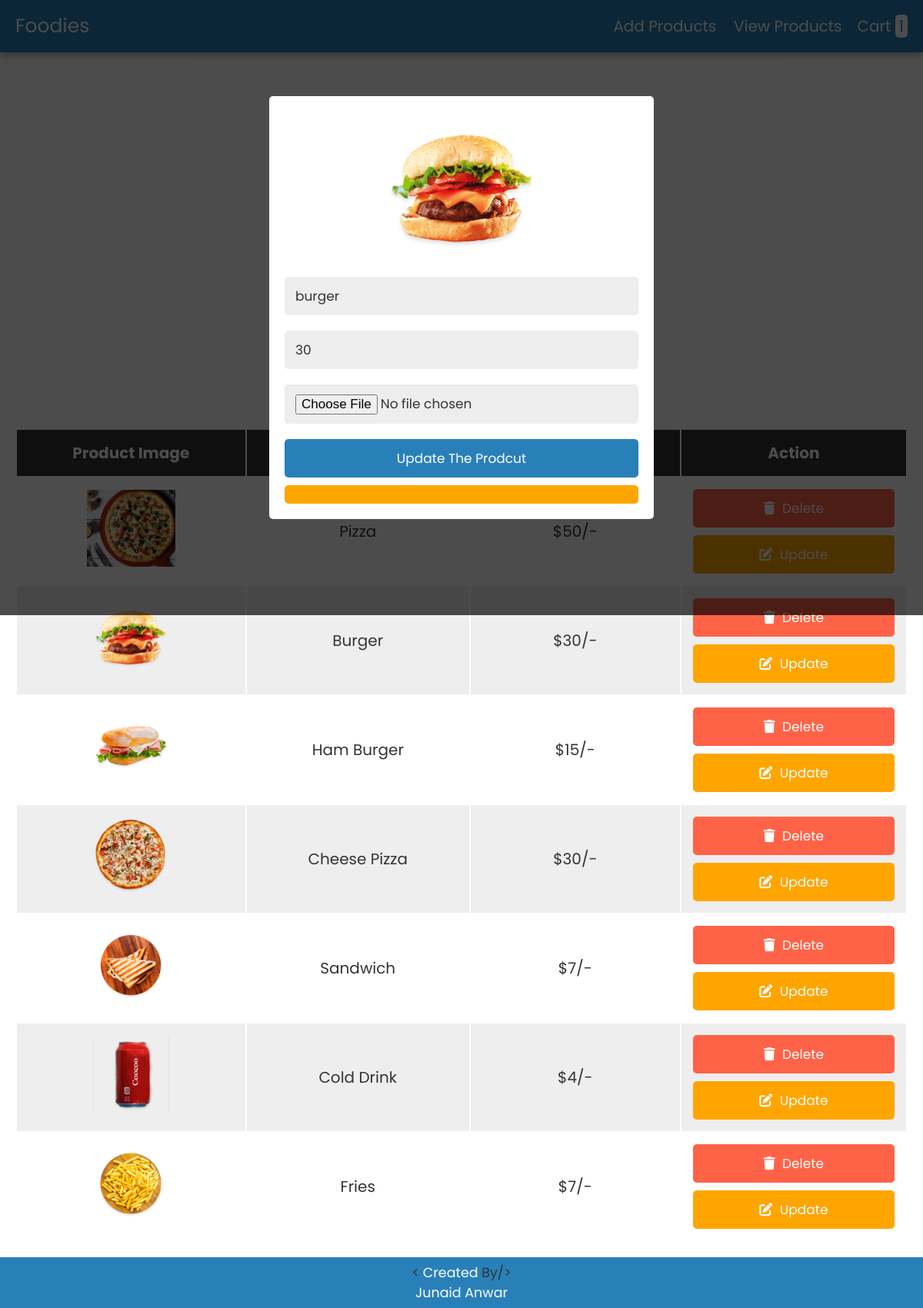
Screenshot of /admin.php?edit=2 (signed in) with the database file from the repository.
### tables this page shows
CREATE TABLE `products` (
  `id` int(11) NOT NULL,
  `name` varchar(50) NOT NULL,
  `price` varchar(100) NOT NULL,
  `image` varchar(255) NOT NULL
);

### admin.php (the view, shortened to what this page needs)
<?php
@include 'config.php';
?>
<!DOCTYPE html>
<html lang="en">
<head>
    <link rel="stylesheet" href="https://cdnjs.cloudflare.com/ajax/libs/font-awesome/6.0.0/css/all.min.css">
    <link rel="stylesheet" href="css/style.css">
</head>
<body>
    <?php include 'header.php';
?>
<div class="container">
    <section>
    <form action="" method="post" class="add-product-form" enctype="multipart/form-data">
        <h3>Add a New Product</h3>
    </form>
    </section>
    <section class="display-product-table">
    <table>
        <thead>
            <th>Product Image</th>
            <th>Product Name</th>
            <th>Product Price</th>
            <th>Action</th>
        </thead>
        <tbody>
        <?php
            $select_products=mysqli_query($conn,"SELECT * FROM `products`");
            if(mysqli_num_rows($select_products) > 0){
            while($row=mysqli_fetch_assoc($select_products)){
        ?>
            <tr>
                <td><img src="uploaded_img/<?php echo $row['image']; ?>" height="100" alt=""></td>
                <td><?php echo $row['name']?></td>
                <td>$<?php echo $row['price']?>/-</td>
                <td>
                    <a href="admin.php?delete=<?php echo $row['id']; ?>" class="delete-btn"
                        onclick="return confirm('are your sure you want to delete this?');"> <i
                            class="fas fa-trash"></i> delete </a>
                    <a href="admin.php?edit=<?php echo $row['id']; ?>" class="option-btn"> <i
                            class="fas fa-edit"></i> update </a>
                </td>
            </tr>
        <?php
                };
            }else{
                echo "<div class='empty'>no product added</div>";
            }
        ?>
        </tbody>
    </table>
    </section>
    <section class="edit-form-container">
        <?php
            if(isset($_GET['edit'])) {
                $edit_id = $_GET['edit'];
                $sql="SELECT * FROM `products` WHERE id = $edit_id";
                $result = mysqli_query($conn,$sql);
                if(mysqli_num_rows($result)>0){
                    while($fetch_edit=mysqli_fetch_assoc($result)){
        ?>
            <form action="updated.php" method="post" enctype="multipart/form-data">
                <img src="uploaded_img/<?php echo $fetch_edit['image']; ?>" height="200" alt="">
                <input type="text" class="box" required name="update_p_name" value="<?php echo $fetch_edit['name']; ?>">
                <input type="number" min="0" class="box" name="update_p_price" value="<?php echo
                $fetch_edit['price']; ?>">
                <input type="file" class="box" name="update_p_image" accept="image/png, image/jpg, image/jpeg">
                <input type="submit" value="update the prodcut" name="update_product" class="btn">
                <button type="reset" value="cancel" id="close-edit" class="option-btn">
            </form>
        <?php
                };
            };
        };
        ?>
    </section>
</div>
</body>
</html>

### css/style.css (style rules this page uses)
:root { --blue:#2980b9; --red:tomato; --orange:#ffa500; --black:#333; --white:#fff; --bg-color:#eee; --dark-bg:rgba(0,0,0,.7); --box-shadow:0 .5rem 1rem rgba(0,0,0,.1); --border:.1rem solid #999; }
* { font-family: 'Poppins', sans-serif; margin:0; padding:0; box-sizing: border-box; outline: none; border:none; text-decoration: none; text-transform: capitalize; }
html { font-size: 62.5%; overflow-x: hidden; }
.container { max-width: 1200px; margin:0 auto; }
section { padding:2rem; }
.btn, .option-btn, .delete-btn { display: block; width: 100%; text-align: center; background-color: var(--blue); color:var(--white); font-size: 1.7rem; padding:1.2rem 3rem; border-radius: .5rem; cursor: pointer; margin-top: 1rem; }
.option-btn i, .delete-btn i { padding-right: .5rem; }
.option-btn { background-color: var(--orange); }
.delete-btn { margin-top: 0; background-color: var(--red); }
.footer { background-color: var(--blue); display: flex; align-items: center; flex-direction: column; width: 100%; padding: 7px; color:var(--white); }
.add-product-form { max-width: 50rem; background-color: var(--bg-color); border-radius: .5rem; padding:2rem; margin:0 auto; margin-top: 7rem; }
.add-product-form h3 { font-size: 2.5rem; margin-bottom: 1rem; color:var(--black); text-transform: uppercase; text-align: center; }
.display-product-table table { width: 100%; text-align: center; }
.display-product-table table thead th { padding:1.5rem; font-size: 2rem; background-color: var(--black); color:var(--white); }
.display-product-table table td { padding:1.5rem; font-size: 2rem; color:var(--black); }
.display-product-table table td:first-child { padding:0; }
.display-product-table table tr:nth-child(even) { background-color: var(--bg-color); }
.edit-form-container { position: fixed; top:0; left:0; z-index: 1100; background-color: var(--dark-bg); padding:2rem; align-items: center; justify-content: center; min-height: 100vh; width: 100%; display: none; }
.edit-form-container form { width: 50rem; border-radius: .5rem; background-color: var(--white); text-align: center; padding:2rem; }
.edit-form-container form .box { width: 100%; background-color: var(--bg-color); border-radius: .5rem; margin:1rem 0; font-size: 1.7rem; color:var(--black); padding:1.2rem 1.4rem; text-transform: none; }

### rows the page displays
products: image (picture), name "Pizza", price "50"
products: image (picture), name "Burger", price "30", update_p_name "burger", update_p_price "30"
products: image (picture), name "Ham Burger", price "15"
products: image (picture), name "Cheese Pizza", price "30"
products: image (picture), name "Sandwich", price "7"
products: image (picture), name "Cold Drink", price "4"
products: image (picture), name "Fries", price "7"

### other values shown
$row_count "1"
